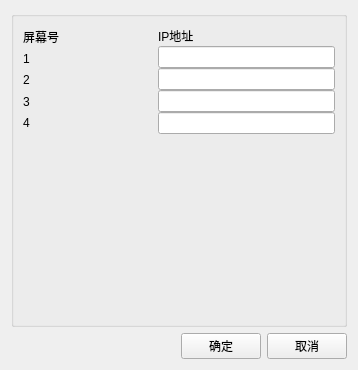
<?xml version="1.0" encoding="UTF-8"?>
<ui version="4.0">
 <class>BCSettingBigScreenSet</class>
 <widget class="QWidget" name="BCSettingBigScreenSet">
  <property name="geometry">
   <rect>
    <x>0</x>
    <y>0</y>
    <width>358</width>
    <height>370</height>
   </rect>
  </property>
  <property name="windowTitle">
   <string>Form</string>
  </property>
  <property name="styleSheet">
   <string notr="true"/>
  </property>
  <layout class="QVBoxLayout" name="verticalLayout_4">
   <item>
    <widget class="QGroupBox" name="groupBox">
     <property name="title">
      <string/>
     </property>
     <layout class="QVBoxLayout" name="verticalLayout_3">
      <item>
       <layout class="QHBoxLayout" name="horizontalLayout">
        <property name="spacing">
         <number>0</number>
        </property>
        <item>
         <layout class="QVBoxLayout" name="verticalLayout">
          <property name="spacing">
           <number>0</number>
          </property>
          <item>
           <widget class="QLabel" name="label">
            <property name="minimumSize">
             <size>
              <width>135</width>
              <height>20</height>
             </size>
            </property>
            <property name="text">
             <string>屏幕号</string>
            </property>
           </widget>
          </item>
          <item>
           <widget class="QLabel" name="label_3">
            <property name="minimumSize">
             <size>
              <width>135</width>
              <height>20</height>
             </size>
            </property>
            <property name="text">
             <string>1</string>
            </property>
           </widget>
          </item>
          <item>
           <widget class="QLabel" name="label_4">
            <property name="minimumSize">
             <size>
              <width>135</width>
              <height>20</height>
             </size>
            </property>
            <property name="text">
             <string>2</string>
            </property>
           </widget>
          </item>
          <item>
           <widget class="QLabel" name="label_5">
            <property name="minimumSize">
             <size>
              <width>135</width>
              <height>20</height>
             </size>
            </property>
            <property name="text">
             <string>3</string>
            </property>
           </widget>
          </item>
          <item>
           <widget class="QLabel" name="label_6">
            <property name="minimumSize">
             <size>
              <width>135</width>
              <height>20</height>
             </size>
            </property>
            <property name="text">
             <string>4</string>
            </property>
           </widget>
          </item>
         </layout>
        </item>
        <item>
         <layout class="QVBoxLayout" name="verticalLayout_2">
          <property name="spacing">
           <number>0</number>
          </property>
          <item>
           <widget class="QLabel" name="label_2">
            <property name="minimumSize">
             <size>
              <width>0</width>
              <height>20</height>
             </size>
            </property>
            <property name="text">
             <string>IP地址</string>
            </property>
           </widget>
          </item>
          <item>
           <widget class="QLineEdit" name="lineEdit"/>
          </item>
          <item>
           <widget class="QLineEdit" name="lineEdit_2"/>
          </item>
          <item>
           <widget class="QLineEdit" name="lineEdit_3"/>
          </item>
          <item>
           <widget class="QLineEdit" name="lineEdit_4"/>
          </item>
         </layout>
        </item>
       </layout>
      </item>
      <item>
       <spacer name="verticalSpacer">
        <property name="orientation">
         <enum>Qt::Vertical</enum>
        </property>
        <property name="sizeHint" stdset="0">
         <size>
          <width>20</width>
          <height>196</height>
         </size>
        </property>
       </spacer>
      </item>
     </layout>
    </widget>
   </item>
   <item>
    <layout class="QHBoxLayout" name="horizontalLayout_2">
     <item>
      <spacer name="horizontalSpacer">
       <property name="orientation">
        <enum>Qt::Horizontal</enum>
       </property>
       <property name="sizeHint" stdset="0">
        <size>
         <width>40</width>
         <height>20</height>
        </size>
       </property>
      </spacer>
     </item>
     <item>
      <widget class="QPushButton" name="pushButton">
       <property name="text">
        <string>确定</string>
       </property>
      </widget>
     </item>
     <item>
      <widget class="QPushButton" name="pushButton_2">
       <property name="text">
        <string>取消</string>
       </property>
      </widget>
     </item>
    </layout>
   </item>
  </layout>
 </widget>
 <resources/>
 <connections/>
</ui>
